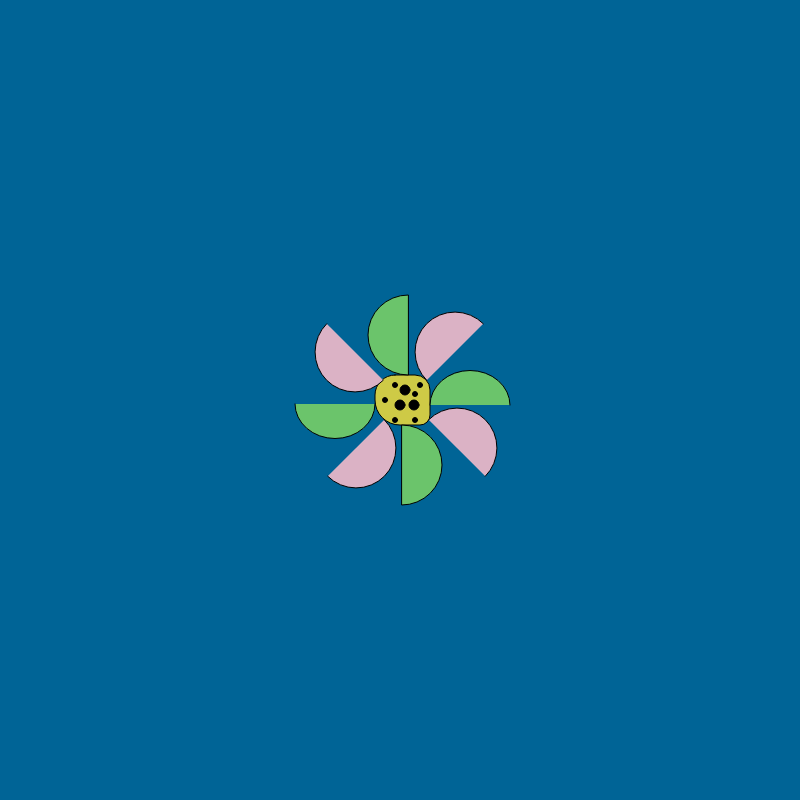
Frame 1 (no input)
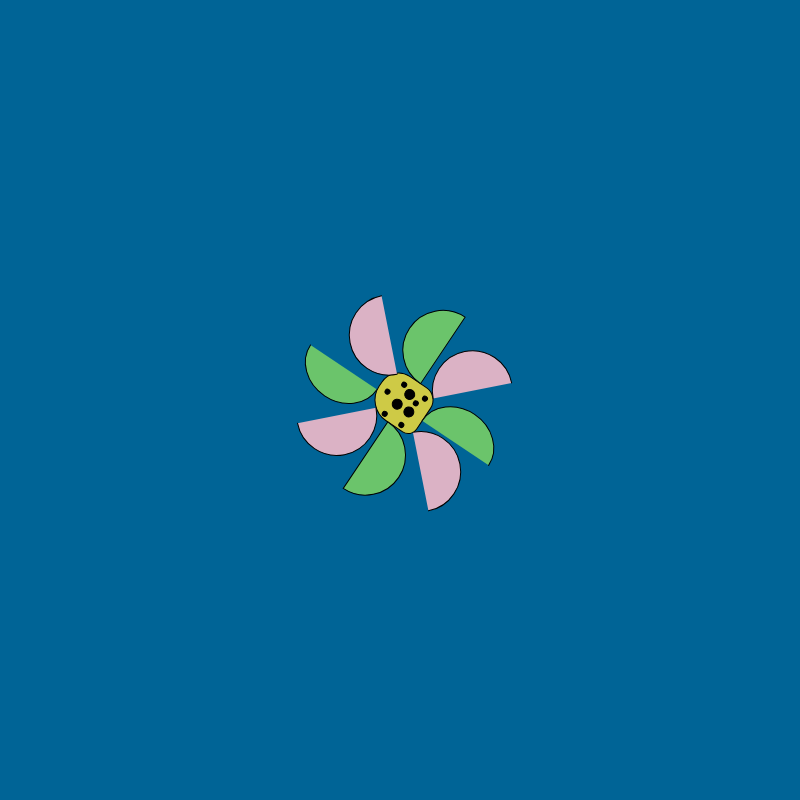
Frame 60 (no input)
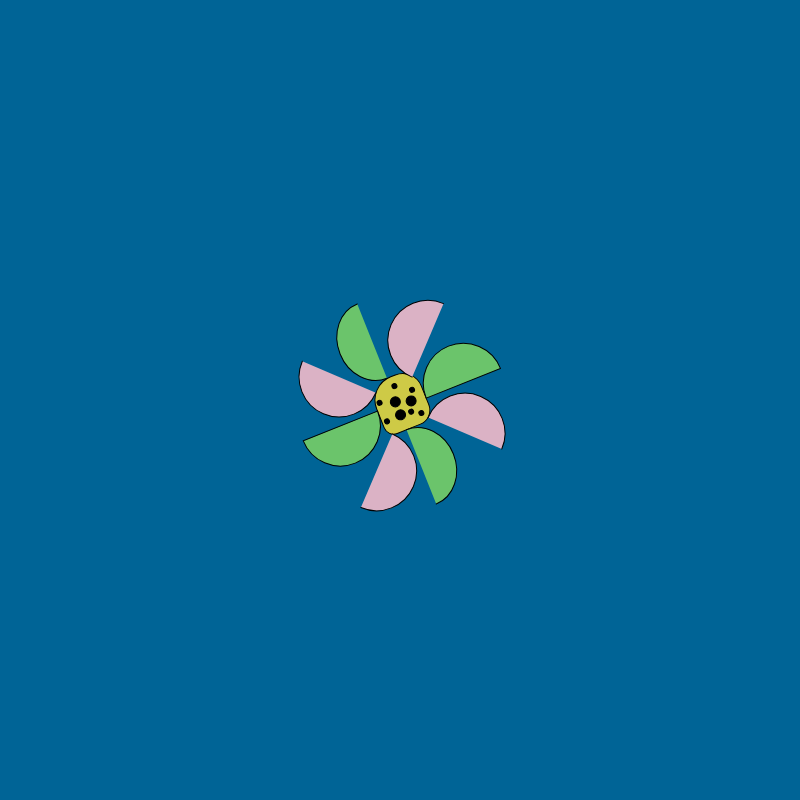
Frame 120 (the mouse pressed at the canvas centre since frame 60)

The p5.js sketch that drew these frames (run headless with seeded random() and noise() and a simulated clock; from frame 60 on, the mouse is pressed at the canvas centre):

// p5.js sketch
// ── sketch.js
var offset = 0
function setup() {
  createCanvas(800, 800);
}

function draw() {
  background(0, 100, 150);
  translate(400 , 400)
   rotate(offset)
  offset = offset + 0.01
  if(offset > TWO_PI){
    offset = -1
  }
  
  fill('rgb(206,202,70)')
  line()
  rect(170 - 195, 150 - 175, 55, 50, 20, 15, 10, 90); 
  fill('rgb(107,196,107)') 
  arc(265 - 195, 180 - 175, 80, 69, PI, TWO_PI);
 arc(130 - 195, 179 - 175, 80 , 69, TWO_PI, PI);
  arc(203 - 195, 110 - 175, 80 , 80, HALF_PI, PI + HALF_PI, CHORD);
  arc(197 - 195, 240 - 175, 80, 80, PI + HALF_PI, TWO_PI + HALF_PI, CHORD);
  
  
  fill('rgb(219,178,197)')
  arc(150 - 195, 127 - 175, 80, 80, QUARTER_PI, PI + QUARTER_PI,);
  arc(250 - 195, 127 - 175, 80, 80, HALF_PI + QUARTER_PI, QUARTER_PI + PI + HALF_PI);
  arc(252 - 195, 223 - 175, 80, 80, PI + QUARTER_PI, TWO_PI + QUARTER_PI )
  arc(151 - 195, 223- 175, 80, 80, -QUARTER_PI, HALF_PI + QUARTER_PI  )
  
  
  fill('black')
  ellipse(200 - 195, 165- 175, 10, 10);
  ellipse(209 - 195, 180- 175, 10, 10);
   ellipse(195 - 195, 180- 175, 10, 10);
  ellipse(180 - 195, 175- 175, 5, 5)
  ellipse(210 - 195, 169- 175, 5, 5)
  ellipse(210 - 195, 195- 175, 5, 5)
  ellipse(190 - 195, 195- 175, 5, 5)
  ellipse(190 - 195, 160- 175, 5, 5)
  ellipse(215 - 195, 160- 175, 5, 5)
}
